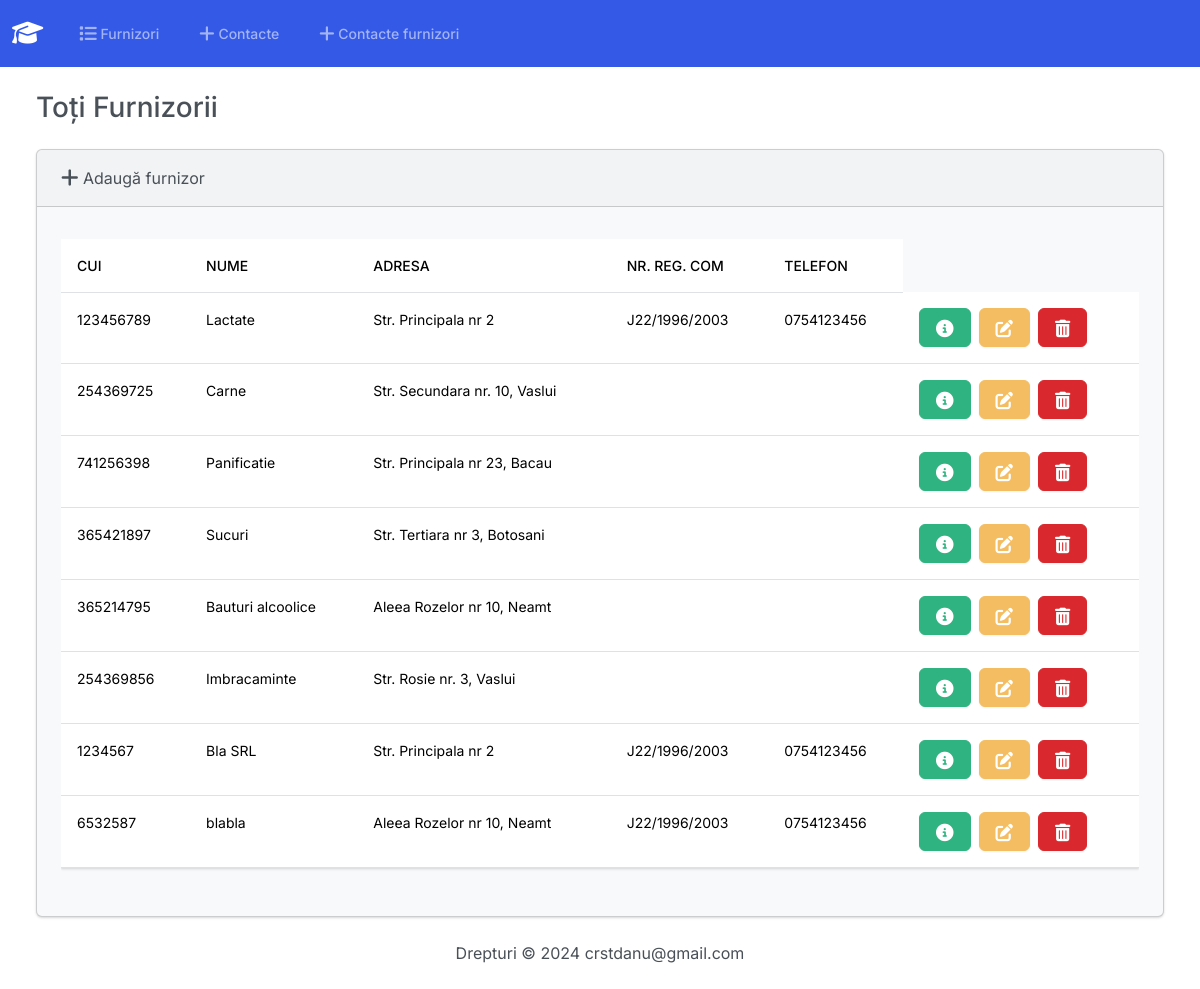
Before: /furnizori with the older database file.
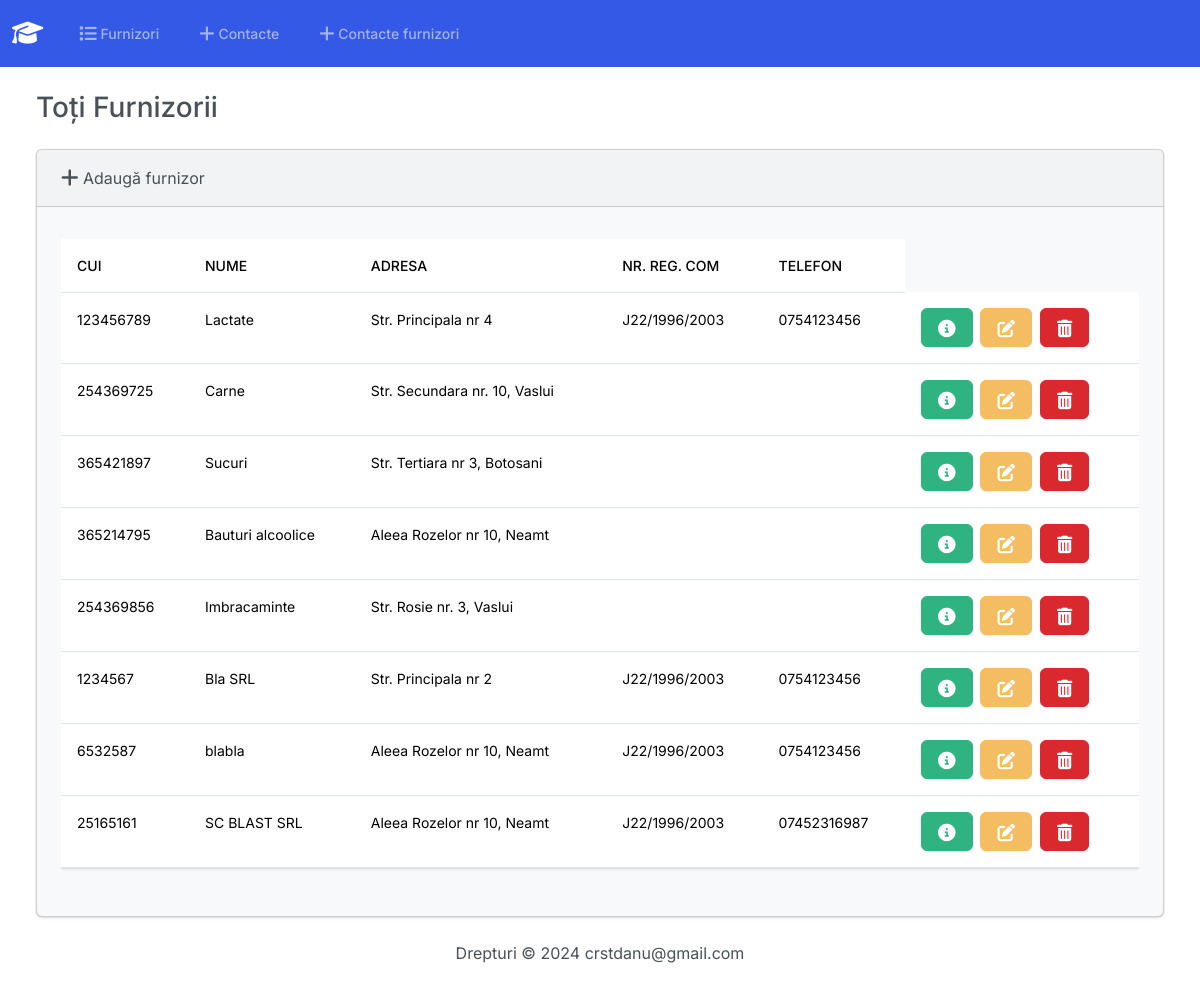
After: the same page with the newer database file.
### Gestiune/models.py (models this page shows, shortened)
class Furnizor(models.Model):
    class Meta:
        verbose_name_plural = 'Furnizori'
    cui = models.CharField(max_length=9, unique=True)
    nume = models.CharField(max_length=100, default='')
    adresa = models.CharField(max_length=255, default='')
    numar_reg_com = models.CharField(max_length=15, default='')
    telefon = models.CharField(max_length=15, default='')

### Gestiune/views.py (the view)
# urls.py: path('furnizori', views.index_furnizor, name='index_furnizori'),
def index_furnizor(request):
    return render(request, 'Gestiune/furnizori/index.html', {'furnizori': Furnizor.objects.all()})

### Gestiune/templates/Gestiune/furnizori/index.html (shortened to what this page needs)
{% extends "Gestiune/base.html" %}
{% block body %}
<h3 class="m-4">Toți Furnizorii</h3>
<div class="row">
    <div class="col-12">
        {% if furnizori %}
        <div class="card bg-light ms-4 me-4 mb-4">
            <div class="card-header">
                <a class="nav-link" href="{% url 'adauga_furnizor' %}">
                    <i class="fa-solid fa-plus fa-lg"></i> Adaugă furnizor
                </a>
            </div>
            <div class="card-body">
                <p class="card-text">
                <div class="table-responsive">
                    <table class="table table-hover">
                        <thead>
                            <tr>
                                <th scope="col">CUI</th>
                                <th scope="col">Nume</th>
                                <th scope="col">Adresa</th>
                                <th scope="col">Nr. Reg. Com</th>
                                <th scope="col">Telefon</th>
                            </tr>
                        </thead>
                        <tbody>
                            {% for furnizor in furnizori %}
                            <tr>
                                <td>{{ furnizor.cui }}</td>
                                <td>{{ furnizor.nume }}</td>
                                <td>{{ furnizor.adresa }}</td>
                                <td>{{ furnizor.numar_reg_com }}</td>
                                <td>{{ furnizor.telefon }}</td>
                                <td>
                                    <button type="button" class="btn btn-success me-1"
                                        href="{% url 'vezi_furnizor' furnizor.id %}" data-bs-toggle="modal"
                                        data-bs-target="#myModal{{furnizor.id}}">
                                    </button>
                                    <a class="btn btn-warning me-1" href="{% url 'editeaza_furnizor' furnizor.id %}">
                                    </a>
                                    <button type="button" class="btn btn-danger" data-bs-toggle="modal"
                                        data-bs-target="#delete{{furnizor.id}}">
                                    </button>
                                </td>
                            </tr>
                            {% endfor %}
                        </tbody>
                    </table>
                </div>
                </p>
            </div>
        </div>
        {% else %}
        <h5 class="alert alert-primary ms-4 me-4">Nu sunt înregistrări</h5>
        {% endif %}
    </div>
</div>
{% endblock %}

### Gestiune/templates/Gestiune/base.html (shortened to what this page needs)
{% load static %}
<!DOCTYPE html>
<html lang="en">
<head>
    <link rel="stylesheet" href="https://cdnjs.cloudflare.com/ajax/libs/font-awesome/6.1.1/css/all.min.css">
    <link href="{% static 'css/bootstrap.min.css' %}" rel="stylesheet">
</head>
<body class="d-flex flex-column min-vh-100">
    <nav class="navbar navbar-expand-lg navbar-dark bg-primary">
        <div class="container-fluid">
            <a class="navbar-brand" href="{% url 'index_furnizori' %}">
                <i class="fa-solid fa-graduation-cap fa-lg"></i>
            </a>
            <div class="collapse navbar-collapse" id="navbarColor01">
                <ul class="navbar-nav me-auto">
                    <li class="nav-item">
                        <a class="nav-link" href="{% url 'index_furnizori' %}">
                             Furnizori
                        </a>
                    </li>
                    <li class="nav-item">
                        <a class="nav-link" href="{% url 'index_contacte' %}">
                             Contacte
                        </a>
                    </li>
                    <li class="nav-item">
                        <a class="nav-link" href="{% url 'index_furnizori' %}">
                             Contacte furnizori
                        </a>
                    </li>
                </ul>
            </div>
        </div>
    </nav>
    <div class="container-fluid">
        {% block body %}
        {% endblock %}
    </div>
    <footer class="mt-auto mb-4">
        <div class="text-center">
            <span>
                Drepturi &copy;
                <script>document.write(new Date().getFullYear())</script> crstdanu@gmail.com
            </span>
        </div>
    </footer>
</body>
</html>

Changed rows visible on the page:
removed Furnizor: cui "741256398", nume "Panificatie", adresa "Str. Principala nr 23, Bacau"
changed Furnizor "Lactate": adresa "Str. Principala nr 2" → "Str. Principala nr 4"
added Furnizor: cui "25165161", nume "SC BLAST SRL", adresa "Aleea Rozelor nr 10, Neamt", numar_reg_com "J22/1996/2003", telefon "07452316987"
